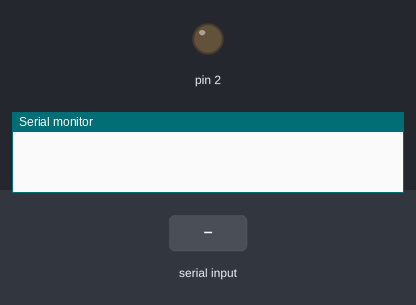
A sketch run on a simulated Arduino Uno, built with avr-gcc and run on an emulated ATmega328P. On the bench: output pins drawn as LEDs (lit = HIGH), the last lines printed to the serial monitor. Dashed ring = blinking. Inputs (shaded band) come from the test bench.

Above: at 1.2 s.
1.3 s: "200\n" received over Serial
At 3.1 s:
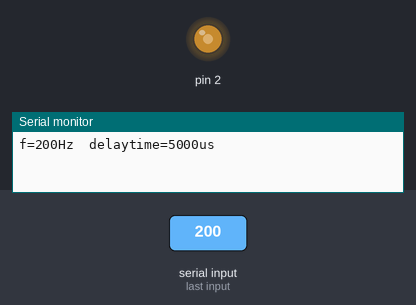
3.5 s: "90,45\n" received over Serial
6.5 s: "30,150\n" received over Serial
At 6.99 s:
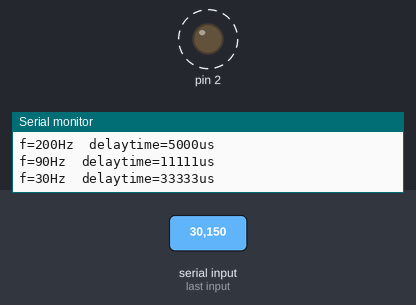
Timing chart, 0 to 15.5 s (numbered marks = the images above; inputs shaded):
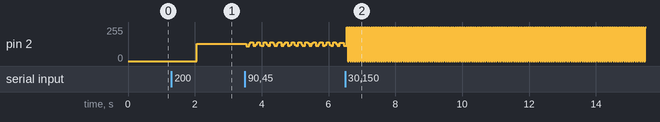

Measured:
- by itself, pin 2: alternates 255/255 for 0.03 s and 0/255 for 0.03 s

The sketch:

pinlvfashengqi.ino
```cpp
void setup() {
  // put your setup code here, to run once:
  pinMode(2,OUTPUT);
  Serial.begin(115200);
}

long f=100,delaytime=1000000,mil=1000000;int p2=0;char buf[20]={0};
void loop() {
  // put your main code here, to run repeatedly:
  if(Serial.available())
  {
    Serial.readBytesUntil(10,buf,18);
    sscanf(buf,"%ld",&f);
    delaytime=mil/f;
    Serial.print("f=");
    Serial.print(f);
    Serial.print("Hz\tdelaytime=");
    Serial.print(delaytime);
    Serial.println("us");
  }
  if(delaytime<10000)delayMicroseconds(delaytime);
  else delay(delaytime/1000);
  digitalWrite(2,p2);
  p2=1-p2;
}
```
